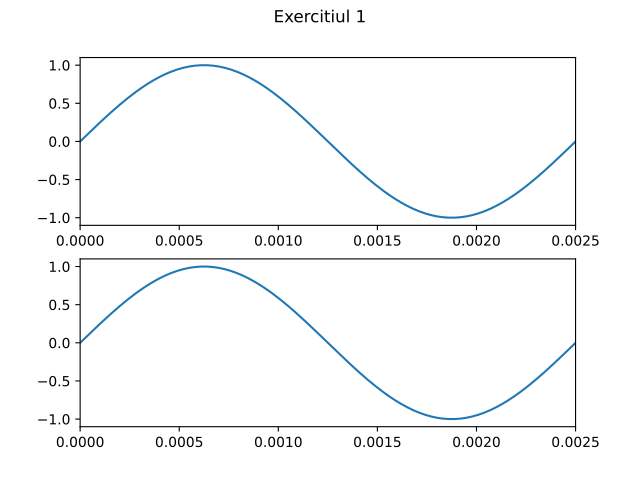

Write Python code to recreate this figure.
import numpy as np
import matplotlib.pyplot as plt
import sounddevice as snd
import scipy

sinus = lambda a, f0, phi, t: a * np.sin(2 * np.pi * f0 * t + phi)
cosinus = lambda a, f0, phi, t: a * np.cos(2 * np.pi * f0 * t + phi)
sawtooth = lambda t, f0, mod: np.mod(f0 * t, mod)
x = lambda A, t, phi, f0: A * np.sin(2 * np.pi * f0 * t + phi)

f0 = 400
a = 1
N = 100000
gamma = 0

def ex1():
    t = np.linspace(start = 0, stop = 1, num = N)
    fig, axs = plt.subplots(2)
    fig.suptitle("Exercitiul 1")

    axs[0].plot(t, sinus(a, f0, 0, t))
    axs[0].set_xlim(0, 1/400)

    axs[1].plot(t, cosinus(a, f0, 3 * np.pi / 2, t))
    axs[1].set_xlim(0, 1/400)

    plt.savefig("ex1.pdf")
    plt.show()

ex1()
